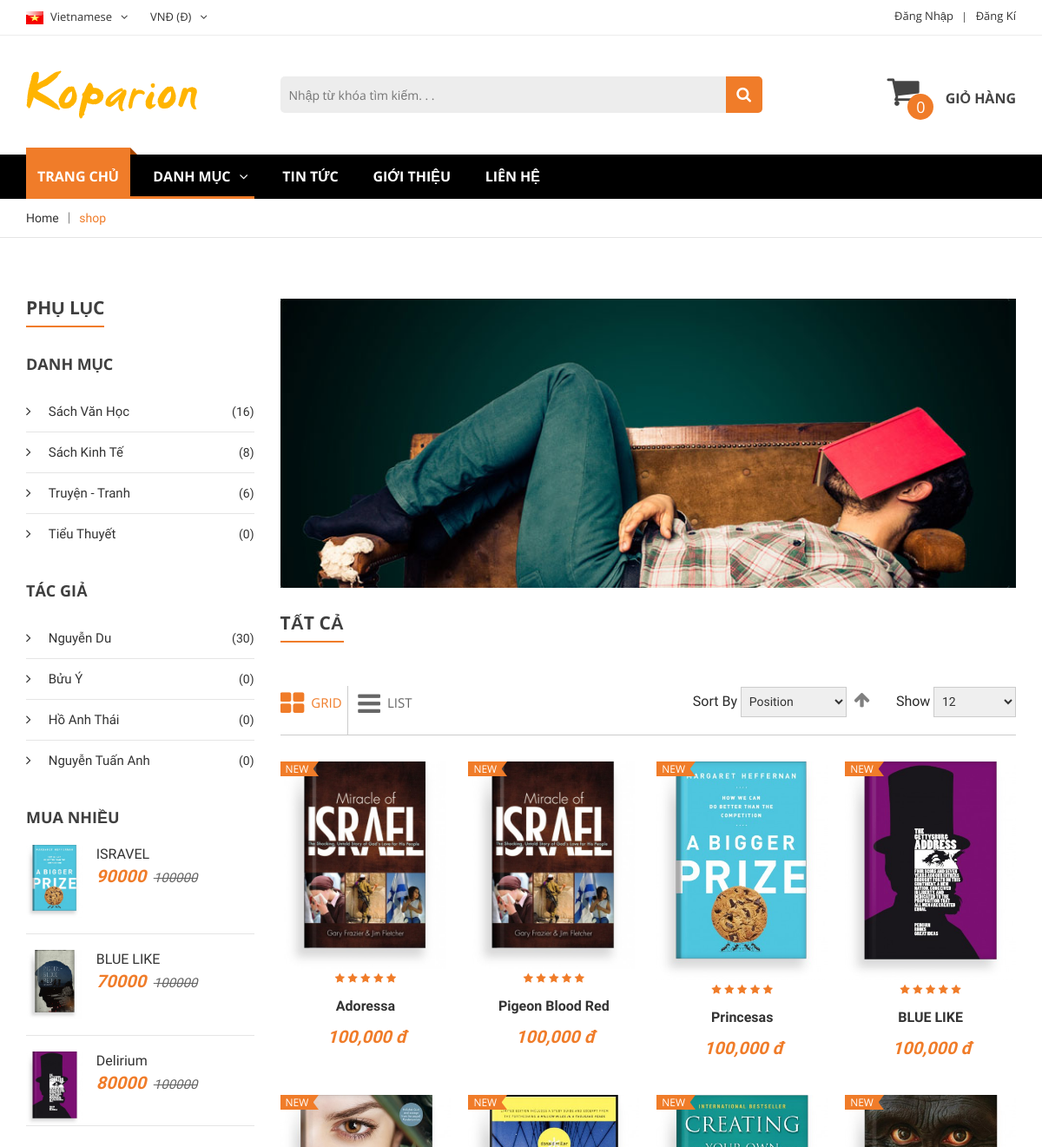
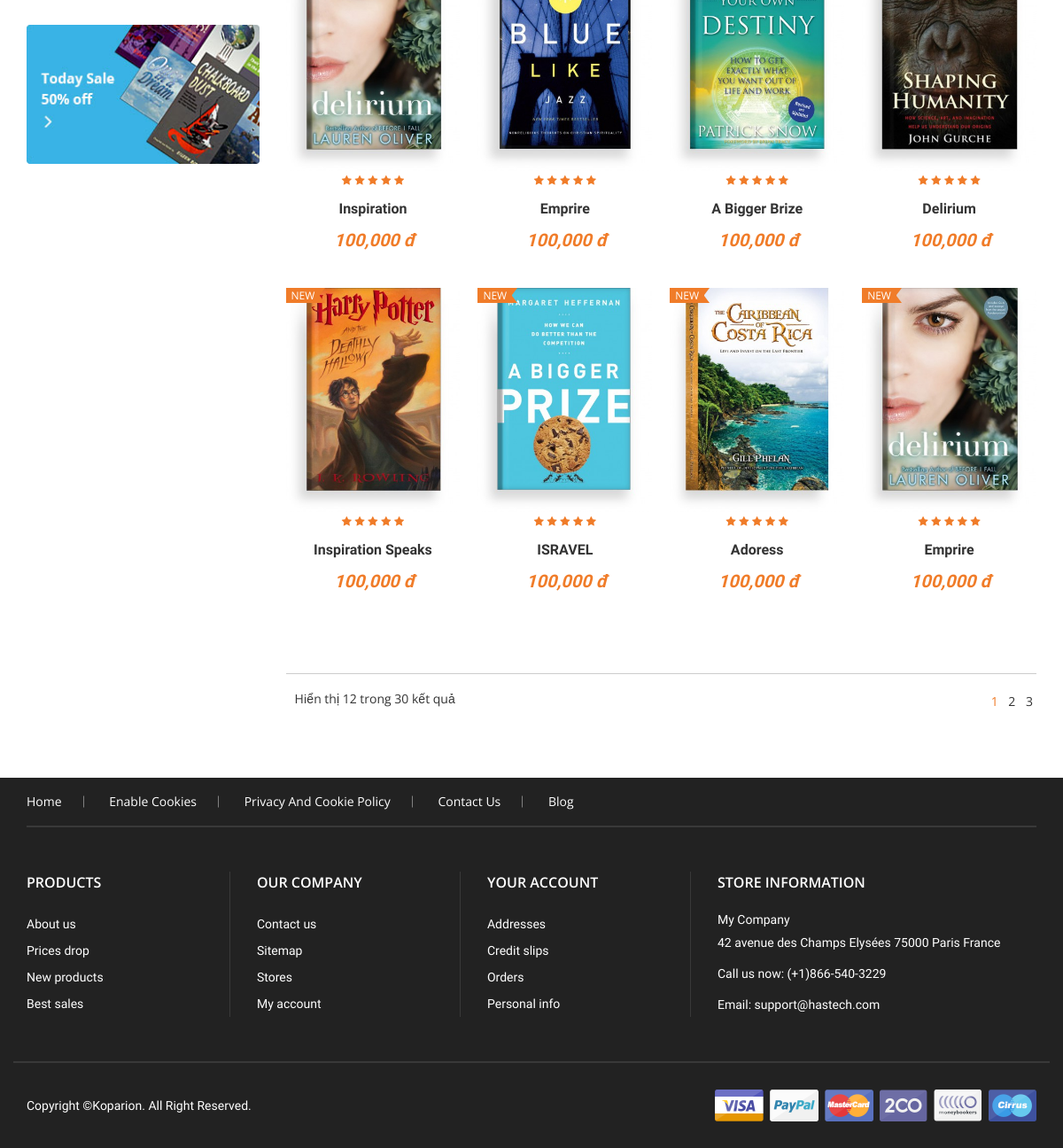
The app's page /category.php with its own data (2 pictures, top to bottom).
### tables this page shows
CREATE TABLE  IF NOT exists category
	(
		id int PRIMARY KEY AUTO_INCREMENT,
		name varchar(100) NOT NULL UNIQUE,
		status tinyint(1) DEFAULT '0' Comment '0 là hiện 1 là ẩn',
		parent_id int DEFAULT '0',
		ordering int DEFAULT '0'
	);

CREATE TABLE  IF NOT exists tacgia
	(
		id int PRIMARY KEY AUTO_INCREMENT,
		name varchar(100) not null,
		tieu_su text,
		hinh_anh varchar(200),
		email varchar(100),
		phone varchar(100),
		address varchar(200)
	);

CREATE TABLE IF NOT exists product
	(
		id int PRIMARY KEY AUTO_INCREMENT,
		name varchar(150) NOT NULL,
		price float DEFAULT '0',
		sale_price float  DEFAULT '0',
		view int DEFAULT '0',
		mota text,
		status tinyint DEFAULT '0' COMMENT '0 là hiện, 1 là ẩn, 2 là sản phẩm mới',
		anh_bia varchar(200),
		anh_phu text DEFAULT '',
		created timestamp DEFAULT CURRENT_TIMESTAMP,
		updated timestamp DEFAULT CURRENT_TIMESTAMP,
		quantity int DEFAULT '0',
		lang varchar(50),
		cate_id int NOT NULL,
		tacgia_id int NOT NULL,
		nxb_id int NOT NULL,
		FOREIGN key (cate_id) REFERENCES category(id),
		FOREIGN key (tacgia_id) REFERENCES tacgia(id),
		FOREIGN key (nxb_id) REFERENCES nxb(id)
	);

CREATE TABLE IF NOT exists image (
		id int AUTO_INCREMENT PRIMARY KEY,
		title varchar(200),
		content text,
		img_link varchar(200) not null,
		ordering tinyint DEFAULT '0',
		type tinyint DEFAULT '0' COMMENT "0 là slide, 1 là banner, 2 là post",
		status tinyint DEFAULT '0'
	);

### config/funtion.php (called while the page is built, shortened)
<?php
include 'connect.php';
function execute($sql)
{
    global $conn;
    $result = $conn->query($sql);
    if ($result) {
        return $result;
    } else {
        return $conn->error;
    }
}
function pagination($sql, $vitri, $limit)
{
    if ($vitri > -1 && $limit > 1) {
        $sql .= " LIMIT $vitri,$limit";
    }
    $result = execute($sql);
    return $result;
}

### category.php (the view, shortened to what this page needs)
<?php include 'header.php' ?>
<?php
$category = execute("SELECT * FROM  category WHERE parent_id = 0");
$tacgia = execute("SELECT * FROM  tacgia limit 0,4");
$search = '';
if (isset($_GET['cate_id'])) {
	$cate_id = $_GET['cate_id'];
	$sql = "SELECT p.*,c.name AS 'cate_name' FROM product p, category c
			WHERE p.cate_id = c.id and p.cate_id IN (SELECT id FROM category WHERE parent_id = $cate_id OR id = $cate_id) and p.name like '%$search%'";
} elseif (isset($_GET['author_id'])) {
	$author_id = $_GET['author_id'];
	$sql = "SELECT * FROM product p
			WHERE p.tacgia_id = $author_id";
} else {
	$sql = "SELECT p.*,c.name AS 'cate_name', p.tacgia_id, p.nxb_id
			FROM product p, category c
			WHERE p.cate_id = c.id and p.name like '%$search%' ORDER BY id desc";
}
if (isset($_GET['name'])) {
	$name = $_GET['name'];
} else {
	$name = '';
}
if (isset($_GET["sotinmottrang"])) {
	$sotinmottrang = $_GET['sotinmottrang'];
} else {
	$sotinmottrang = 12;
}
if (isset($_GET['page'])) {
	$trang = $_GET["page"];
} else {
	$trang = 1;
}
$from = ($trang - 1) * $sotinmottrang;
$product = pagination($sql, $from, $sotinmottrang);
?>
<div class="breadcrumbs-area mb-70">
	<div class="container">
		<div class="row">
			<div class="col-lg-12">
				<div class="breadcrumbs-menu">
					<ul>
						<li><a href="#">Home</a></li>
						<li><a href="#" class="active">shop</a></li>
					</ul>
				</div>
			</div>
		</div>
	</div>
</div>
<div class="shop-main-area mb-70">
	<div class="container">
		<div class="row">
			<div class="col-lg-3 col-md-3 col-sm-4 col-xs-12">
				<div class="shop-left">
					<div class="section-title-5 mb-30">
						<h2>Phụ lục</h2>
					</div>
					<div class="left-title mb-20">
						<h4>Danh mục</h4>
					</div>
					<div class="left-menu mb-30">
						<ul>
							<?php foreach ($category as $key => $value) { ?>
								<?php
								$cate_idd = $value['id'];
								$count = count(execute("SELECT p.id FROM product p, category c
										WHERE p.cate_id = c.id and p.cate_id IN (SELECT id FROM category WHERE parent_id = $cate_idd OR id = $cate_idd)")->fetch_all(MYSQLI_ASSOC));
								?>
								<li><a href="category.php?cate_id=<?php echo $value['id']; ?>"><?php echo $value['name']; ?><span>(<?php echo $count; ?>)</span></a></li>
							<?php } ?>
						</ul>
					</div>
					<div class="left-title mb-20">
						<h4>Tác giả</h4>
					</div>
					<div class="left-menu mb-30">
						<ul>
							<?php foreach ($tacgia as $key => $value) { ?>
								<?php
								$author_id = $value['id'];
								$count = count(execute("SELECT p.id FROM product p, tacgia t
										WHERE p.tacgia_id = t.id and p.tacgia_id = $author_id")->fetch_all(MYSQLI_ASSOC));
								?>
								<li><a href="category.php?author_id=<?php echo $value['id']; ?>"><?php echo $value['name']; ?><span>(<?php echo $count; ?>)</span></a></li>
							<?php } ?>
						</ul>
					</div>
					<div class="left-title mb-20">
						<h4>Mua nhiều</h4>
					</div>
					<div class="random-area mb-30">
						<div class="product-active-2 owl-carousel">
							<?php
							$limit = 3;
							for ($i = 0; $i < $limit; $i++) {
								$start =  $i * $limit;
								$trending_pro = execute("SELECT * FROM product ORDER BY view DESC LIMIT $start,$limit")->fetch_all(MYSQLI_ASSOC);
								?>
								<div class="product-total-2">
									<?php foreach ($trending_pro as $value) { ?>
										<div class="single-most-product bd mb-18">
											<div class="most-product-img">
												<a href="product-detail.php?id=<?php echo $value['id'] ?>"><img src="admin/public/image/product/<?php echo $value['anh_bia'] ?>" alt="book" /></a>
											</div>
											<div class="most-product-content">
												<h4><a href="product-detail.php?id=<?php echo $value['id'] ?>"><?php echo $value['name'] ?></a></h4>
												<div class="product-price">
													<ul>
														<?php if ($value['sale_price'] > 0) { ?>
															<li class="price"><?php echo $value['sale_price']; ?></li>
															<li class="price old-price"><?php echo $value['price']; ?></li>
														<?php } else { ?>
															<li class="price"><?php echo $value['price']; ?></li>
														<?php } ?>
													</ul>
												</div>
											</div>
										</div>
									<?php } ?>
								</div>
							<?php } ?>
						</div>
					</div>
					<div class="banner-area mb-30">
						<div class="banner-img-2">
							<a href="#"><img src="admin/public/image/banner/<?php echo $banner[3]['img_link'] ?>" alt="banner" /></a>
							<?php unset($banner[3]); ?>
						</div>
					</div>
				</div>
			</div>
			<div class="col-lg-9 col-md-9 col-sm-8 col-xs-12">
				<div class="category-image mb-30">
					<a href="#"><img src="admin/public/image/banner/<?php echo $banner[4]['img_link'] ?>" alt="banner" /></a>
				</div>
				<div class="section-title-5 mb-30">
					<h2><?php if (isset($cate_id)) {
							echo $product->fetch_assoc()['cate_name'];
						} else {
							echo 'Tất cả';
						} ?></h2>
				</div>
				<div class="toolbar mb-30">
					<div class="shop-tab">
						<div class="tab-3">
							<ul>
								<li class="active"><a href="#th" data-toggle="tab"><i class="fa fa-th-large"></i>Grid</a></li>
								<li><a href="#list" data-toggle="tab"><i class="fa fa-bars"></i>List</a></li>
							</ul>
						</div>
					</div>
					<div class="field-limiter">
						<div class="control">
							<span>Show</span>
							<select data-placeholder="Default Sorting" style="width:50px;" class="chosen-select" tabindex="1" onchange="(window.location.assign('category.php?name=<?php echo $name ?>&search_value=<?php echo $search ?>&page=<?php echo $trang ?>&sotinmottrang='+this.value))">
								<?php for ($i = 12; $i <= 20; $i += 4) { ?>
									<option value="<?php echo $i; ?>" <?php if ($sotinmottrang == $i) echo 'selected'; ?>><?php echo $i; ?></option>
								<?php } ?>
							</select>
						</div>
					</div>
					<div class="toolbar-sorter">
						<span>Sort By</span>
						<select id="sorter" class="sorter-options" data-role="sorter">
							<option selected="selected" value="position"> Position </option>
						</select>
						<a href="#"><i class="fa fa-arrow-up"></i></a>
					</div>
				</div>
				<div class="tab-content">
					<div class="tab-pane active" id="th">
						<div class="row">
							<?php foreach ($product as $key => $value) {
								$sale = ceil(100 - $value['sale_price'] / $value['price'] * 100); ?>
								<div class="col-lg-3 col-md-4 col-sm-6 col-xs-6">
									<div class="product-wrapper mb-40" id="product">
										<div class="product-img">
											<a href="product-detail.php?id=<?php echo $value['id']; ?>">
												<img src="admin/public/image/product/<?php echo $value['anh_bia'] ?>" alt="book" class="primary" />
											</a>
											<div class="product-flag">
												<ul>
													<?php if ($value['status'] == 2) { ?>
														<li><span class="sale">new</span></li>
													<?php } ?>
												</ul>
											</div>
										</div>
										<div class="product-details text-center">
											<div class="product-rating">
												<ul>
													<li><a href="#"><i class="fa fa-star"></i></a></li>
													<li><a href="#"><i class="fa fa-star"></i></a></li>
													<li><a href="#"><i class="fa fa-star"></i></a></li>
													<li><a href="#"><i class="fa fa-star"></i></a></li>
													<li><a href="#"><i class="fa fa-star"></i></a></li>
												</ul>
											</div>
											<h4><a href="product-detail.php?id=<?php echo $value['id']; ?>"><?php echo $value['name'] ?></a></h4>
											<div class="product-price">
												<ul>
													<li class="price <?php if ($value['sale_price'] > 0) {
																			echo 'old-price nb';
																		} ?>"><?php echo $value["price"] ?></li>
												</ul>
											</div>
										</div>
									</div>
								</div>
							<?php } ?>
						</div>
					</div>
				</div>
				<div class="pagination-area mt-50">
					<?php
					if (isset($_GET['cate_id'])) {
						$cate_id = $_GET['cate_id'];
						$sql = "SELECT p.*,c.name AS 'cate_name' FROM product p, category c
									WHERE p.cate_id = c.id and p.cate_id IN (SELECT id FROM category WHERE parent_id = $cate_id OR id = $cate_id) and p.name like '%$search%'";
					} else {
						$sql = "SELECT p.id, p.name, p.price, p.sale_price, p.mota, p.anh_bia, p.anh_phu, p.created, p.updated, p.quantity, p.lang, c.name AS 'cate_name', p.tacgia_id, p.nxb_id
									FROM product p, category c
									WHERE p.cate_id = c.id and p.name like '%$search%'";
					}
					$product = execute($sql);
					$sotrang = ceil(($product->num_rows) / $sotinmottrang);
					?>
					<div class="list-page-2">
						<p>Hiển thị <?php echo $sotinmottrang ?> trong <?php echo $product->num_rows; ?> kết quả</p>
					</div>
					<div class="page-number">
						<ul>
							<?php for ($i = 1; $i < $sotrang + 1; $i++) { ?>
								<li>
									<a class="<?php if ($trang == $i) echo 'active'; ?>" href="category.php?<?php if (isset($cate_id)) {
																												echo 'cate_id=' . $cate_id;
																											} else {
																												echo '';
																											} ?>&name=product&page=<?php echo $i ?>&sotinmottrang=<?php echo $sotinmottrang; ?>&search_value=<?php echo $search ?>" aria-controls="dataTable" data-dt-idx="1" tabindex="0" class="page-link"><?php echo $i; ?></a>
								</li>
							<?php } ?>
						</ul>
					</div>
				</div>
			</div>
		</div>
	</div>
</div>
<?php include 'footer.php' ?>

### records on screen
category: name "Sách Văn Học", count "16"
category: name "Sách Kinh Tế", count "8"
category: name "Truyện - Tranh", count "6"
category: name "Tiểu Thuyết", count "0"
tacgia: name "Nguyễn Du", count "30"
tacgia: name "Bửu Ý", count "0"
tacgia: name "Hồ Anh Thái", count "0"
tacgia: name "Nguyễn Tuấn Anh", count "0"
product: anh_bia (picture), name "ISRAVEL", sale_price "90000", price "100000"
product: anh_bia (picture), name "BLUE LIKE", sale_price "70000", price "100000"
product: anh_bia (picture), name "Delirium", sale_price "80000", price "100000"
image: img_link (picture)
image: img_link (picture)
product: anh_bia (picture), status "NEW", name "Adoressa"
product: anh_bia (picture), status "NEW", name "Pigeon Blood Red"
product: anh_bia (picture), status "NEW", name "Princesas"
product: anh_bia (picture), status "NEW", name "BLUE LIKE"
product: anh_bia (picture), status "NEW", name "Inspiration"
product: anh_bia (picture), status "NEW", name "Emprire"
product: anh_bia (picture), status "NEW", name "A Bigger Brize"
product: anh_bia (picture), status "NEW", name "Delirium"
product: anh_bia (picture), status "NEW", name "Inspiration Speaks"
product: anh_bia (picture), status "NEW", name "ISRAVEL"
product: anh_bia (picture), status "NEW", name "Adoress"
product: anh_bia (picture), status "NEW", name "Emprire"

### other values on screen
$sotinmottrang "12"
$product->num_rows "30"
form field value "12"
